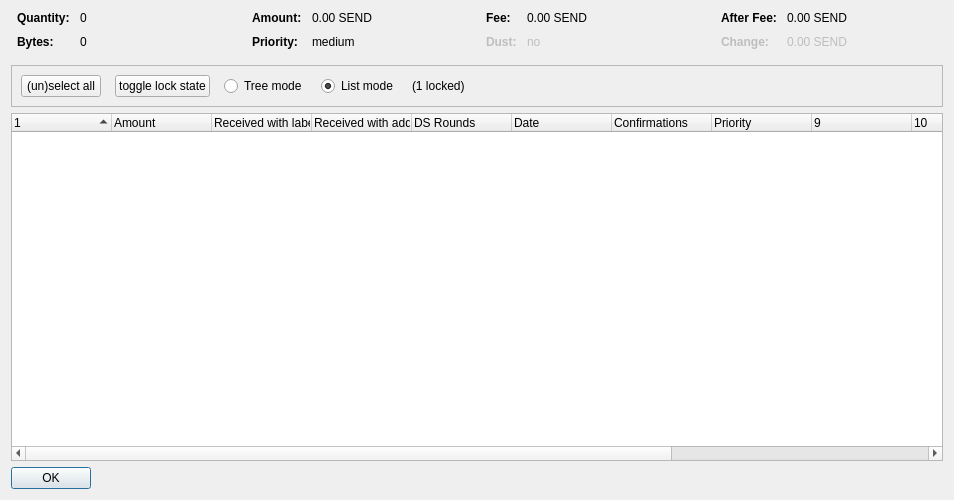
<?xml version="1.0" encoding="UTF-8"?>
<ui version="4.0">
 <class>CoinControlDialog</class>
 <widget class="QDialog" name="CoinControlDialog">
  <property name="geometry">
   <rect>
    <x>0</x>
    <y>0</y>
    <width>954</width>
    <height>500</height>
   </rect>
  </property>
  <property name="windowTitle">
   <string>Coin Selection</string>
  </property>
  <layout class="QVBoxLayout" name="verticalLayout">
   <item>
    <layout class="QHBoxLayout" name="horizontalLayoutTop" stretch="0,0,0,0">
     <property name="topMargin">
      <number>0</number>
     </property>
     <property name="bottomMargin">
      <number>10</number>
     </property>
     <item>
      <layout class="QFormLayout" name="formLayoutCoinControl1">
       <property name="horizontalSpacing">
        <number>10</number>
       </property>
       <property name="verticalSpacing">
        <number>10</number>
       </property>
       <property name="leftMargin">
        <number>6</number>
       </property>
       <property name="rightMargin">
        <number>6</number>
       </property>
       <item row="0" column="0">
        <widget class="QLabel" name="labelCoinControlQuantityText">
         <property name="font">
          <font>
           <weight>75</weight>
           <bold>true</bold>
          </font>
         </property>
         <property name="text">
          <string>Quantity:</string>
         </property>
        </widget>
       </item>
       <item row="0" column="1">
        <widget class="QLabel" name="labelCoinControlQuantity">
         <property name="cursor">
          <cursorShape>IBeamCursor</cursorShape>
         </property>
         <property name="contextMenuPolicy">
          <enum>Qt::ActionsContextMenu</enum>
         </property>
         <property name="text">
          <string notr="true">0</string>
         </property>
         <property name="textInteractionFlags">
          <set>Qt::LinksAccessibleByMouse|Qt::TextSelectableByKeyboard|Qt::TextSelectableByMouse</set>
         </property>
        </widget>
       </item>
       <item row="1" column="0">
        <widget class="QLabel" name="labelCoinControlBytesText">
         <property name="font">
          <font>
           <weight>75</weight>
           <bold>true</bold>
          </font>
         </property>
         <property name="text">
          <string>Bytes:</string>
         </property>
        </widget>
       </item>
       <item row="1" column="1">
        <widget class="QLabel" name="labelCoinControlBytes">
         <property name="cursor">
          <cursorShape>IBeamCursor</cursorShape>
         </property>
         <property name="contextMenuPolicy">
          <enum>Qt::ActionsContextMenu</enum>
         </property>
         <property name="text">
          <string notr="true">0</string>
         </property>
         <property name="textInteractionFlags">
          <set>Qt::LinksAccessibleByMouse|Qt::TextSelectableByKeyboard|Qt::TextSelectableByMouse</set>
         </property>
        </widget>
       </item>
      </layout>
     </item>
     <item>
      <layout class="QFormLayout" name="formLayoutCoinControl2">
       <property name="horizontalSpacing">
        <number>10</number>
       </property>
       <property name="verticalSpacing">
        <number>10</number>
       </property>
       <property name="leftMargin">
        <number>6</number>
       </property>
       <property name="rightMargin">
        <number>6</number>
       </property>
       <item row="0" column="0">
        <widget class="QLabel" name="labelCoinControlAmountText">
         <property name="font">
          <font>
           <weight>75</weight>
           <bold>true</bold>
          </font>
         </property>
         <property name="text">
          <string>Amount:</string>
         </property>
        </widget>
       </item>
       <item row="0" column="1">
        <widget class="QLabel" name="labelCoinControlAmount">
         <property name="cursor">
          <cursorShape>IBeamCursor</cursorShape>
         </property>
         <property name="contextMenuPolicy">
          <enum>Qt::ActionsContextMenu</enum>
         </property>
         <property name="text">
          <string notr="true">0.00 SEND</string>
         </property>
         <property name="textInteractionFlags">
          <set>Qt::LinksAccessibleByMouse|Qt::TextSelectableByKeyboard|Qt::TextSelectableByMouse</set>
         </property>
        </widget>
       </item>
       <item row="1" column="0">
        <widget class="QLabel" name="labelCoinControlPriorityText">
         <property name="font">
          <font>
           <weight>75</weight>
           <bold>true</bold>
          </font>
         </property>
         <property name="text">
          <string>Priority:</string>
         </property>
        </widget>
       </item>
       <item row="1" column="1">
        <widget class="QLabel" name="labelCoinControlPriority">
         <property name="cursor">
          <cursorShape>IBeamCursor</cursorShape>
         </property>
         <property name="contextMenuPolicy">
          <enum>Qt::ActionsContextMenu</enum>
         </property>
         <property name="text">
          <string>medium</string>
         </property>
         <property name="textInteractionFlags">
          <set>Qt::LinksAccessibleByMouse|Qt::TextSelectableByKeyboard|Qt::TextSelectableByMouse</set>
         </property>
        </widget>
       </item>
      </layout>
     </item>
     <item>
      <layout class="QFormLayout" name="formLayoutCoinControl3">
       <property name="horizontalSpacing">
        <number>10</number>
       </property>
       <property name="verticalSpacing">
        <number>10</number>
       </property>
       <property name="leftMargin">
        <number>6</number>
       </property>
       <property name="rightMargin">
        <number>6</number>
       </property>
       <item row="0" column="0">
        <widget class="QLabel" name="labelCoinControlFeeText">
         <property name="font">
          <font>
           <weight>75</weight>
           <bold>true</bold>
          </font>
         </property>
         <property name="text">
          <string>Fee:</string>
         </property>
        </widget>
       </item>
       <item row="0" column="1">
        <widget class="QLabel" name="labelCoinControlFee">
         <property name="cursor">
          <cursorShape>IBeamCursor</cursorShape>
         </property>
         <property name="contextMenuPolicy">
          <enum>Qt::ActionsContextMenu</enum>
         </property>
         <property name="text">
          <string notr="true">0.00 SEND</string>
         </property>
         <property name="textInteractionFlags">
          <set>Qt::LinksAccessibleByMouse|Qt::TextSelectableByKeyboard|Qt::TextSelectableByMouse</set>
         </property>
        </widget>
       </item>
       <item row="1" column="0">
        <widget class="QLabel" name="labelCoinControlLowOutputText">
         <property name="enabled">
          <bool>false</bool>
         </property>
         <property name="font">
          <font>
           <weight>75</weight>
           <bold>true</bold>
          </font>
         </property>
         <property name="text">
          <string>Dust:</string>
         </property>
        </widget>
       </item>
       <item row="1" column="1">
        <widget class="QLabel" name="labelCoinControlLowOutput">
         <property name="enabled">
          <bool>false</bool>
         </property>
         <property name="cursor">
          <cursorShape>IBeamCursor</cursorShape>
         </property>
         <property name="contextMenuPolicy">
          <enum>Qt::ActionsContextMenu</enum>
         </property>
         <property name="text">
          <string>no</string>
         </property>
         <property name="textInteractionFlags">
          <set>Qt::LinksAccessibleByMouse|Qt::TextSelectableByKeyboard|Qt::TextSelectableByMouse</set>
         </property>
        </widget>
       </item>
      </layout>
     </item>
     <item>
      <layout class="QFormLayout" name="formLayoutCoinControl4">
       <property name="horizontalSpacing">
        <number>10</number>
       </property>
       <property name="verticalSpacing">
        <number>10</number>
       </property>
       <property name="leftMargin">
        <number>6</number>
       </property>
       <property name="rightMargin">
        <number>6</number>
       </property>
       <item row="0" column="0">
        <widget class="QLabel" name="labelCoinControlAfterFeeText">
         <property name="font">
          <font>
           <weight>75</weight>
           <bold>true</bold>
          </font>
         </property>
         <property name="text">
          <string>After Fee:</string>
         </property>
        </widget>
       </item>
       <item row="0" column="1">
        <widget class="QLabel" name="labelCoinControlAfterFee">
         <property name="cursor">
          <cursorShape>IBeamCursor</cursorShape>
         </property>
         <property name="contextMenuPolicy">
          <enum>Qt::ActionsContextMenu</enum>
         </property>
         <property name="text">
          <string notr="true">0.00 SEND</string>
         </property>
         <property name="textInteractionFlags">
          <set>Qt::LinksAccessibleByMouse|Qt::TextSelectableByKeyboard|Qt::TextSelectableByMouse</set>
         </property>
        </widget>
       </item>
       <item row="1" column="0">
        <widget class="QLabel" name="labelCoinControlChangeText">
         <property name="enabled">
          <bool>false</bool>
         </property>
         <property name="font">
          <font>
           <weight>75</weight>
           <bold>true</bold>
          </font>
         </property>
         <property name="text">
          <string>Change:</string>
         </property>
        </widget>
       </item>
       <item row="1" column="1">
        <widget class="QLabel" name="labelCoinControlChange">
         <property name="enabled">
          <bool>false</bool>
         </property>
         <property name="cursor">
          <cursorShape>IBeamCursor</cursorShape>
         </property>
         <property name="contextMenuPolicy">
          <enum>Qt::ActionsContextMenu</enum>
         </property>
         <property name="text">
          <string notr="true">0.00 SEND</string>
         </property>
         <property name="textInteractionFlags">
          <set>Qt::LinksAccessibleByMouse|Qt::TextSelectableByKeyboard|Qt::TextSelectableByMouse</set>
         </property>
        </widget>
       </item>
      </layout>
     </item>
    </layout>
   </item>
   <item>
    <widget class="QFrame" name="frame">
     <property name="minimumSize">
      <size>
       <width>0</width>
       <height>40</height>
      </size>
     </property>
     <property name="frameShape">
      <enum>QFrame::StyledPanel</enum>
     </property>
     <property name="frameShadow">
      <enum>QFrame::Sunken</enum>
     </property>
     <layout class="QHBoxLayout" name="horizontalLayout">
      <item>
       <layout class="QHBoxLayout" name="horizontalLayoutPanel" stretch="0,0,0,0,0,0">
        <property name="spacing">
         <number>14</number>
        </property>
        <item>
         <widget class="QPushButton" name="pushButtonSelectAll">
          <property name="sizePolicy">
           <sizepolicy hsizetype="Maximum" vsizetype="Fixed">
            <horstretch>0</horstretch>
            <verstretch>0</verstretch>
           </sizepolicy>
          </property>
          <property name="text">
           <string>(un)select all</string>
          </property>
          <property name="autoDefault">
           <bool>false</bool>
          </property>
         </widget>
        </item>
        <item>
         <widget class="QPushButton" name="pushButtonToggleLock">
          <property name="sizePolicy">
           <sizepolicy hsizetype="Maximum" vsizetype="Fixed">
            <horstretch>0</horstretch>
            <verstretch>0</verstretch>
           </sizepolicy>
          </property>
          <property name="text">
           <string>toggle lock state</string>
          </property>
          <property name="autoDefault">
           <bool>false</bool>
          </property>
         </widget>
        </item>
        <item>
         <widget class="QRadioButton" name="radioTreeMode">
          <property name="sizePolicy">
           <sizepolicy hsizetype="Maximum" vsizetype="Fixed">
            <horstretch>0</horstretch>
            <verstretch>0</verstretch>
           </sizepolicy>
          </property>
          <property name="text">
           <string>Tree mode</string>
          </property>
         </widget>
        </item>
        <item>
         <widget class="QRadioButton" name="radioListMode">
          <property name="sizePolicy">
           <sizepolicy hsizetype="Maximum" vsizetype="Fixed">
            <horstretch>0</horstretch>
            <verstretch>0</verstretch>
           </sizepolicy>
          </property>
          <property name="text">
           <string>List mode</string>
          </property>
          <property name="checked">
           <bool>true</bool>
          </property>
         </widget>
        </item>
        <item>
         <widget class="QLabel" name="labelLocked">
          <property name="text">
           <string>(1 locked)</string>
          </property>
         </widget>
        </item>
        <item>
         <spacer name="horizontalSpacer">
          <property name="orientation">
           <enum>Qt::Horizontal</enum>
          </property>
          <property name="sizeHint" stdset="0">
           <size>
            <width>40</width>
            <height>20</height>
           </size>
          </property>
         </spacer>
        </item>
       </layout>
      </item>
     </layout>
    </widget>
   </item>
   <item>
    <widget class="CoinControlTreeWidget" name="treeWidget">
     <property name="contextMenuPolicy">
      <enum>Qt::CustomContextMenu</enum>
     </property>
     <property name="sortingEnabled">
      <bool>false</bool>
     </property>
     <property name="columnCount">
      <number>13</number>
     </property>
     <attribute name="headerShowSortIndicator" stdset="0">
      <bool>true</bool>
     </attribute>
     <attribute name="headerStretchLastSection">
      <bool>false</bool>
     </attribute>
     <column>
      <property name="text">
       <string/>
      </property>
     </column>
     <column>
      <property name="text">
       <string>Amount</string>
      </property>
     </column>
     <column>
      <property name="text">
       <string>Received with label</string>
      </property>
     </column>
     <column>
      <property name="text">
       <string>Received with address</string>
      </property>
     </column>
     <column>
      <property name="text">
       <string>DS Rounds</string>
      </property>
     </column>
     <column>
      <property name="text">
       <string>Date</string>
      </property>
     </column>
     <column>
      <property name="text">
       <string>Confirmations</string>
      </property>
      <property name="toolTip">
       <string>Confirmed</string>
      </property>
     </column>
     <column>
      <property name="text">
       <string>Priority</string>
      </property>
     </column>
     <column>
      <property name="text">
       <string/>
      </property>
     </column>
     <column>
      <property name="text">
       <string/>
      </property>
     </column>
     <column>
      <property name="text">
       <string/>
      </property>
     </column>
     <column>
      <property name="text">
       <string/>
      </property>
     </column>
     <column>
      <property name="text">
       <string/>
      </property>
     </column>
    </widget>
   </item>
   <item>
    <widget class="QDialogButtonBox" name="buttonBox">
     <property name="sizePolicy">
      <sizepolicy hsizetype="Maximum" vsizetype="Fixed">
       <horstretch>0</horstretch>
       <verstretch>0</verstretch>
      </sizepolicy>
     </property>
     <property name="orientation">
      <enum>Qt::Horizontal</enum>
     </property>
     <property name="standardButtons">
      <set>QDialogButtonBox::Ok</set>
     </property>
    </widget>
   </item>
  </layout>
 </widget>
 <customwidgets>
  <customwidget>
   <class>CoinControlTreeWidget</class>
   <extends>QTreeWidget</extends>
   <header>coincontroltreewidget.h</header>
  </customwidget>
 </customwidgets>
 <resources/>
 <connections/>
</ui>
